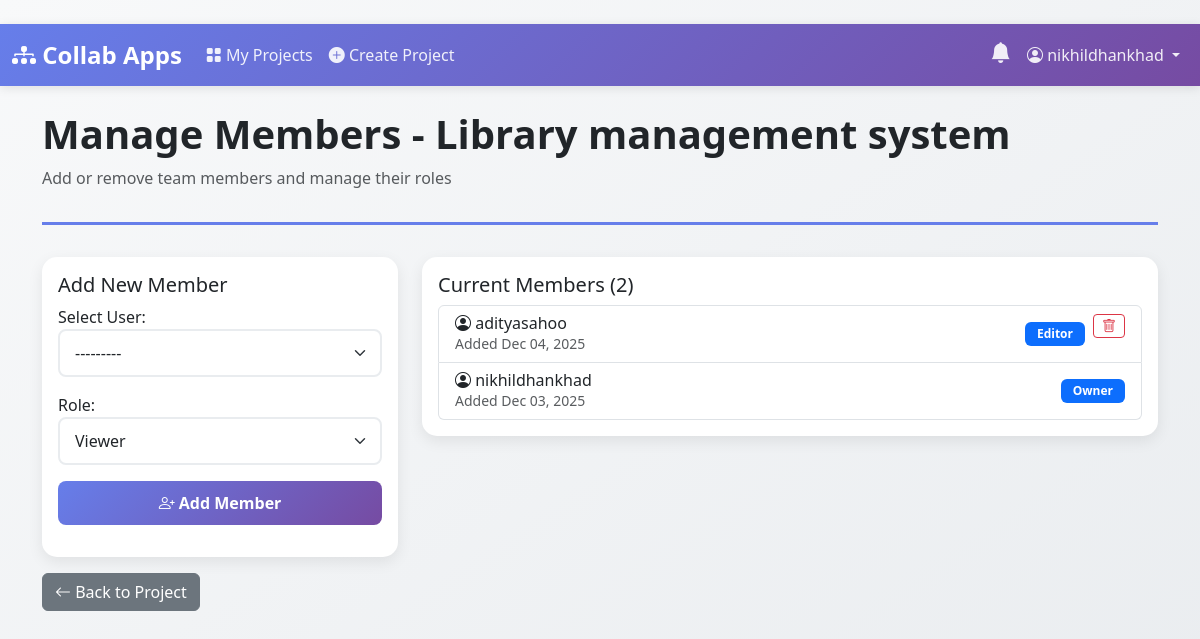
The app's page /projects/1/members/ (signed in) with its own data.
### projects/models.py (models this page shows, shortened)
class Project(models.Model):
    STATUS_CHOICES = [
        ('active', 'Active'),
        ('archived', 'Archived'),
        ('completed', 'Completed'),
    ]
    name = models.CharField(max_length=200)
    description = models.TextField()
    owner = models.ForeignKey(User, on_delete=models.CASCADE, related_name='owned_projects')
    status = models.CharField(max_length=20, choices=STATUS_CHOICES, default='active')
    created_at = models.DateTimeField(auto_now_add=True)
    updated_at = models.DateTimeField(auto_now=True)
    members = models.ManyToManyField(User, through='ProjectMembership', related_name='projects')
    class Meta:
        ordering = ['-created_at']

class ProjectMembership(models.Model):
    ROLE_CHOICES = [
        ('owner', 'Owner'),
        ('editor', 'Editor'),
        ('viewer', 'Viewer'),
    ]
    project = models.ForeignKey(Project, on_delete=models.CASCADE, related_name='memberships')
    user = models.ForeignKey(User, on_delete=models.CASCADE, related_name='project_memberships')
    role = models.CharField(max_length=20, choices=ROLE_CHOICES)
    added_at = models.DateTimeField(auto_now_add=True)
    class Meta:
        unique_together = ['project', 'user']
        ordering = ['-added_at']

### projects/views.py (the view)
# urls.py: path('<int:pk>/members/', views.manage_members, name='manage_members'),
@login_required
def manage_members(request, pk):
    project = get_object_or_404(Project, pk=pk)
    if not is_project_owner(request.user, project):
        messages.error(request, 'Only the project owner can manage members.')
        return redirect('project_detail', pk=pk)
    if request.method == 'POST':
        form = AddMemberForm(request.POST, project=project)
        if form.is_valid():
            user = form.cleaned_data['user']
            role = form.cleaned_data['role']
            ProjectMembership.objects.create(
                project=project,
                user=user,
                role=role
            )
            messages.success(request, f'{user.username} added to project as {role}.')
            return redirect('manage_members', pk=pk)
    else:
        form = AddMemberForm(project=project)
    memberships = project.memberships.select_related('user').all()
    return render(request, 'projects/manage_members.html', {
        'project': project,
        'form': form,
        'memberships': memberships
    })

### projects/forms.py
class AddMemberForm(forms.Form):
    user = forms.ModelChoiceField(
        queryset=User.objects.all(),
        widget=forms.Select(attrs={
            'class': 'form-select'
        }),
        label='Select User'
    )
    role = forms.ChoiceField(
        choices=ProjectMembership.ROLE_CHOICES[1:],  # Exclude 'owner'
        widget=forms.Select(attrs={
            'class': 'form-select'
        }),
        initial='viewer'
    )
    def __init__(self, *args, project=None, **kwargs):
        super().__init__(*args, **kwargs)
        if project:
            existing_member_ids = project.members.values_list('id', flat=True)
            self.fields['user'].queryset = User.objects.exclude(id__in=existing_member_ids)

### projects/permissions.py (called while the page is built)
def is_project_owner(user, project):
    return project.owner == user

### templates/projects/manage_members.html (shortened to what this page needs)
{% extends 'base.html' %}
{% block content %}
<div class="page-header">
    <h1 class="display-6 fw-bold">Manage Members - {{ project.name }}</h1>
    <p class="text-muted">Add or remove team members and manage their roles</p>
</div>
<div class="row">
    <div class="col-md-4">
        <div class="card">
            <div class="card-body">
                <h5 class="card-title">Add New Member</h5>
                <form method="post">
                    {{ form.as_p }}
                    <button type="submit" class="btn btn-primary w-100">
                        <i class="bi bi-person-plus"></i> Add Member
                    </button>
                </form>
            </div>
        </div>
    </div>
    <div class="col-md-8">
        <div class="card">
            <div class="card-body">
                <h5 class="card-title">Current Members ({{ memberships.count }})</h5>
                <div class="list-group">
                    {% for membership in memberships %}
                    <div class="list-group-item">
                        <div class="d-flex justify-content-between align-items-center">
                            <div>
                                <h6 class="mb-0">
                                    <i class="bi bi-person-circle"></i> {{ membership.user.username }}
                                </h6>
                                <small class="text-muted">Added {{ membership.added_at|date:"M d, Y" }}</small>
                            </div>
                            <div class="d-flex gap-2 align-items-center">
                                <span class="badge bg-primary">{{ membership.get_role_display }}</span>
                                {% if membership.user != project.owner %}
                                <form method="post" action="{% url 'remove_member' project.pk membership.user.pk %}"
                                    class="d-inline">
                                    <button type="submit" class="btn btn-sm btn-outline-danger"
                                        onclick="return confirm('Remove this member?')">
                                        <i class="bi bi-trash"></i>
                                    </button>
                                </form>
                                {% endif %}
                            </div>
                        </div>
                    </div>
                    {% endfor %}
                </div>
            </div>
        </div>
    </div>
</div>
<div class="mt-3">
    <a href="{% url 'project_detail' project.pk %}" class="btn btn-secondary">
        <i class="bi bi-arrow-left"></i> Back to Project
    </a>
</div>
{% endblock %}

### templates/base.html (shortened to what this page needs)
﻿<!DOCTYPE html>
<html lang="en">
<head>
    <link href="https://cdn.jsdelivr.net/npm/bootstrap@5.3.0/dist/css/bootstrap.min.css" rel="stylesheet">
    <link rel="stylesheet" href="https://cdn.jsdelivr.net/npm/bootstrap-icons@1.11.0/font/bootstrap-icons.css">
</head>
<body>
    {% if user.is_authenticated %}
    <nav class="navbar navbar-expand-lg navbar-dark mb-4">
        <div class="container-fluid">
            <a class="navbar-brand" href="{% url 'dashboard' %}">
                <i class="bi bi-diagram-3-fill"></i> Collab Apps
            </a>
            <div class="collapse navbar-collapse" id="navbarNav">
                <ul class="navbar-nav me-auto">
                    <li class="nav-item">
                        <a class="nav-link" href="{% url 'dashboard' %}">
                            <i class="bi bi-grid-fill"></i> My Projects
                        </a>
                    </li>
                    <li class="nav-item">
                        <a class="nav-link" href="{% url 'project_create' %}">
                            <i class="bi bi-plus-circle-fill"></i> Create Project
                        </a>
                    </li>
                </ul>
                <ul class="navbar-nav">
                    <li class="nav-item dropdown">
                        <a class="nav-link notification-icon" href="#" id="notificationDropdown" role="button" data-bs-toggle="dropdown">
                            <i class="bi bi-bell-fill"></i>
                        </a>
                    </li>
                    <li class="nav-item dropdown">
                        <a class="nav-link dropdown-toggle" href="#" id="userDropdown" role="button" data-bs-toggle="dropdown">
                            <i class="bi bi-person-circle"></i> {{ user.username }}
                        </a>
                    </li>
                </ul>
            </div>
        </div>
    </nav>
    {% endif %}
    <div class="container">
        {% block content %}{% endblock %}
    </div>
</body>
</html>

### templates/base.html (style rules this page uses)
:root { --primary-gradient: linear-gradient(135deg, #667eea 0%, #764ba2 100%); --success-gradient: linear-gradient(135deg, #11998e 0%, #38ef7d 100%); }
body { min-height: 100vh; background: linear-gradient(to bottom right, #f8f9fa, #e9ecef); }
.navbar { background: var(--primary-gradient) !important; box-shadow: 0 2px 10px rgba(0,0,0,0.1); }
.navbar-brand { font-weight: 700; font-size: 1.5rem; color: white !important; }
.nav-link { color: rgba(255,255,255,0.9) !important; font-weight: 500; transition: all 0.3s; }
.notification-icon { position: relative; cursor: pointer; font-size: 1.3rem; }
.card { border: none; border-radius: 15px; box-shadow: 0 5px 15px rgba(0,0,0,0.08); transition: transform 0.3s, box-shadow 0.3s; }
.btn-primary { background: var(--primary-gradient); border: none; font-weight: 600; padding: 10px 24px; border-radius: 8px; transition: all 0.3s; }
.badge { padding: 6px 12px; border-radius: 6px; font-weight: 600; }
.form-control, .form-select { border-radius: 8px; border: 2px solid #e9ecef; padding: 10px 15px; transition: all 0.3s; }
.page-header { margin-bottom: 2rem; padding-bottom: 1rem; border-bottom: 3px solid #667eea; }

### records on screen
Project: name "Library management system"
ProjectMembership: user.username "adityasahoo", added_at "Dec 04, 2025", role "Editor"
ProjectMembership: user.username "nikhildhankhad", added_at "Dec 03, 2025", role "Owner"

### other values on screen
{{ user.username }} "nikhildhankhad"
{{ memberships.count }} "2"
